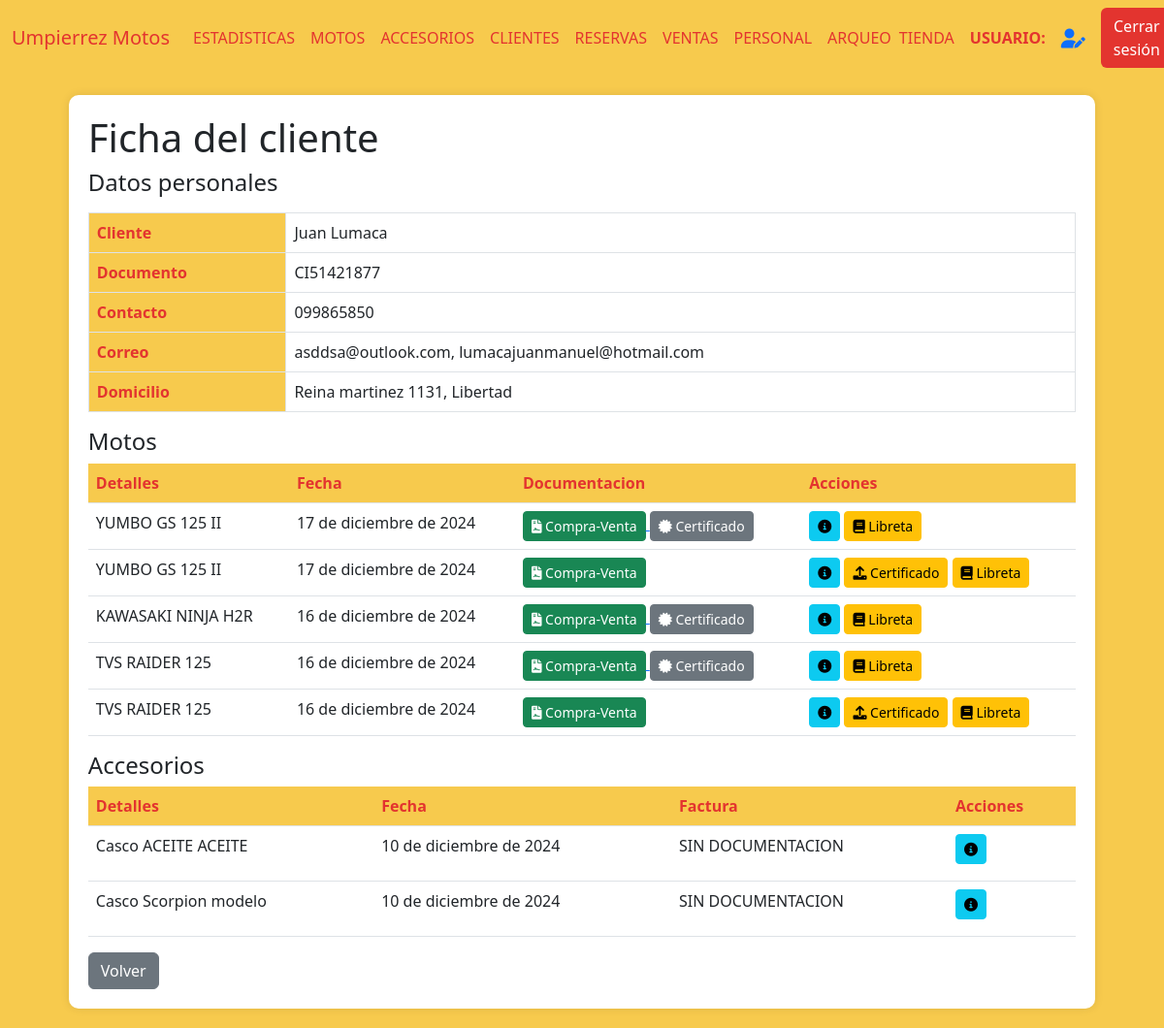
Page /cliente_ficha/9 (signed in) on the earlier database version.
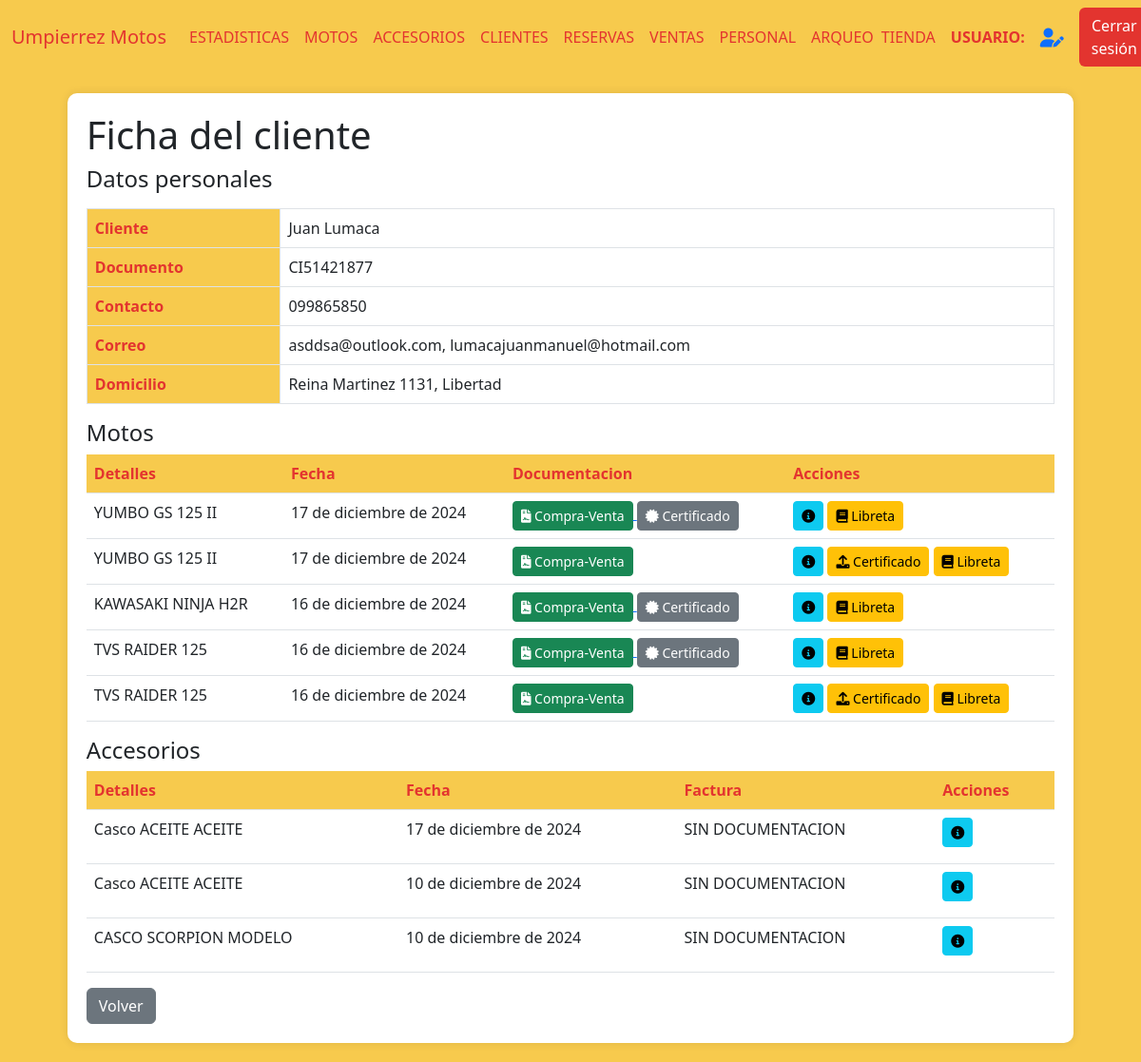
Same page on the later database version.
### AppUM/models.py (models this page shows)
class Cliente(models.Model):
    documento = models.CharField(max_length=20, unique=True)
    nombre = models.CharField(max_length=20)
    apellido  = models.CharField(max_length=20)
    fecha_nacimiento = models.DateField()
    ciudad = models.CharField(max_length=40)
    calle = models.CharField(max_length=40)
    numero = models.IntegerField()
    num_apartamento = models.IntegerField()

class ClienteTelefono(models.Model):
    cliente = models.ForeignKey(Cliente, related_name='cliente_telefono', on_delete=models.CASCADE, null=True)
    telefono = models.CharField(max_length=10,unique=True)
    principal = models.BooleanField(default=True)

class ClienteCorreo(models.Model):
    cliente = models.ForeignKey(Cliente, related_name='cliente_correo', on_delete=models.CASCADE, null=True)
    correo = models.CharField(max_length=100, unique=True)
    principal = models.BooleanField(default=True)

class ComprasVentas(models.Model):
    moto = models.ForeignKey(Moto, related_name='moto_cliente', on_delete=models.CASCADE)
    cliente = models.ForeignKey(Cliente, related_name='cliente_moto', on_delete=models.CASCADE)
    fecha_compra = models.DateField()
    fotocopia_libreta = models.ImageField(null=True, blank=True, upload_to="documentacion/libretas/")
    compra_venta = models.FileField(null=True, blank=True, upload_to="documentacion/compra_venta/")
    certificado_venta = models.FileField(null=True, blank=True, upload_to="documentacion/certificado_venta/")
    tipo = models.CharField(max_length=20)
    forma_de_pago = models.TextField(null=True, blank=True)
    class Meta:
        pass

class ClienteAccesorio(models.Model):
    accesorio = models.ForeignKey(Accesorio, related_name='accesorio_cliente', on_delete=models.CASCADE)
    cliente = models.ForeignKey(Cliente, related_name='cliente_cliente', on_delete=models.CASCADE)
    fecha_compra = models.DateField()
    factura = models.IntegerField(null=True)
    factura_rut = models.IntegerField(null=True)
    factura_documento = models.FileField(null=True, blank=True, upload_to="documentacion/facturas_accesorios/")

### AppUM/decorators.py (the view)
    def _wrapped_view(request, *args, **kwargs):
        user = request.user
        if user.is_authenticated:
            usuario_consulta = Personal.objects.filter(usuario=user.username).first()
            if usuario_consulta:
                if Administrativo.objects.filter(personal_ptr_id=usuario_consulta.id,activo=1).exists():
                    return view_func(request, *args, **kwargs)
                else:
                    raise PermissionDenied
            else:
                return view_func(request, *args, **kwargs)
        else:
            return redirect('Login')  # Redirigir al login si no está autenticado

### AppUM/functions.py (called while the page is built)
def funcion_paginas_varias(req,instancia_model):
    paginator = Paginator(instancia_model, 5)  # 5 motos por página
    page_number = req.GET.get('page')  # Obtiene el número de página desde la URL
    page_obj = paginator.get_page(page_number)
    return page_obj

### AppUM/templates/perfil_administrativo/cliente/detalles_cliente.html (shortened to what this page needs)
{% extends "perfil_administrativo/padre_perfil_administrativo.html" %}
{% load static %}
{% block contenidoQueCambia %}
<div class="table-container" id="clienteDetails">
    <h1>Ficha del cliente</h1>
    <h4>Datos personales</h4>
    <table class="table table-bordered">
        <tbody>
            <tr>
                <th scope="row">Cliente</th>
                <td>{{ cliente.nombre }} {{ cliente.apellido }}</td>
            </tr>
            <tr>
                <th scope="row">Documento</th>
                <td>{{ cliente.documento }}</td>
            </tr>
            <tr>
                <th scope="row">Contacto</th>
                <td>{{ tel1 }}{% if tel2 %}, {{ tel2 }}{% endif %}</td>
            </tr>
            <tr>
                <th scope="row">Correo</th>
                <td>{% if correo1 %}{{ correo1 }}{% if correo2 %}, {{ correo2 }}{% endif %} {% else %} El cliente no tiene correo {% endif %}</td>
            </tr>
            <tr>
                <th scope="row">Domicilio</th>
                <td>{{ cliente.calle }} {{ cliente.numero }}{% if cliente.num_apartamento != 0 %} Apto {{ cliente.num_apartamento }}, {% else %}, {% endif %} {{ cliente.ciudad }} </td>
            </tr>
        </tbody>
    </table>
    <h4>Motos</h4>
    <table class="table">
        <thead>
            <tr>
                <th scope="row">Detalles</th>
                <th scope="row">Fecha</th>
                <th scope="row">Documentacion</th>
                <th scope="row">Acciones</th>
            </tr>
        </thead>
        <tbody>
            {% if page_obj %}
                {% for item in page_obj %}
                    <tr>
                        <td>{{ item.moto.moto__marca }} {{ item.moto.moto__modelo }}</td>
                        <td>{{ item.moto.fecha_compra }}</td>
                        <td>
                            {% if item.libreta or item.compra_venta or item.certificado_venta %}
                                {% if item.compra_venta %}
                                    <a href="{{ item.compra_venta }}" target="_blank">
                                        <button class="btn btn-sm btn-success" title="Ver Documento de Compra-Venta">
                                            <i class="fas fa-file-contract"></i> Compra-Venta
                                        </button>
                                    </a>
                                {% endif %}
                                {% if item.certificado_venta %}
                                    <a href="{{ item.certificado_venta }}" target="_blank">
                                        <button class="btn btn-sm btn-secondary" title="Ver Certificado de Venta">
                                            <i class="fas fa-certificate"></i> Certificado
                                        </button>
                                    </a>
                                {% endif %}
                            {% else %}
                                <p>SIN DOCUMENTACION</p>
                            {% endif %}
                        </td>
                        <td>
                        <a href="{% url 'DetallesCuotas' item.moto.id %}"><button class="btn btn-sm btn-info"><i class="fas fa-info-circle"></i></button></a>
                        {% if not item.certificado_venta %}
                        <button class="btn btn-sm btn-warning" onclick="toggleFormulario('{{ forloop.counter }}')"><i class="fas fa-upload"></i> Certificado</button>
                        {% endif %}
                        {% if not item.libreta %}
                        <button class="btn btn-sm btn-warning" onclick="toggleLibreta('{{ forloop.counter }}')">
                            <i class="fas fa-book"></i> Libreta
                        </button>
                        {% endif %}
                        </td>
                    </tr>
                {% endfor %}
            {% else %}
                <tr>
                    <td colspan="9" class="text-center text-muted">
                        No hay registros de compras de motos.
                    </td>
                </tr>
            {% endif %}
        </tbody>
    </table>
    <h4>Accesorios</h4>
    <table class="table">
        <thead>
            <tr>
                <th scope="row">Detalles</th>
                <th scope="row">Fecha</th>
                <th scope="row">Factura</th>
                <th scope="row">Acciones</th>
            </tr>
        </thead>
        <tbody>
            {% if page_obj_accesorio %}
                {% for item in page_obj_accesorio %}
                <tr>
                    <td>{{ item.accesorio.accesorio__tipo }} {{ item.accesorio.accesorio__marca }} {{ item.accesorio.accesorio__modelo }}</td>
                    <td>{{ item.accesorio.fecha_compra }}</td>
                    <td>
                        {% if item.factura_documento %}
                        <a href="{{ item.factura_documento }}" target="_blank">
                            <button class="btn btn-sm btn-secondary" title="Ver Factura">
                                <i class="fas fa-certificate"></i> Factura
                            </button>
                        </a>
                        {% else %}
                        <p>SIN DOCUMENTACION</p>
                        {% endif %}
                    </td>
                    <td>
                        <a href="{% url 'DetallesCompraAccesorio' item.accesorio.id %}"><button class="btn btn-sm btn-info"><i class="fas fa-info-circle"></i></button></a>
                    </td>
                </tr>
                {% endfor %}
            {% else %}
                <tr>
                    <td colspan="9" class="text-center text-muted">
                        No hay registros de compras de accesorios.
                    </td>
                </tr>
            {% endif %}
        </tbody>
    </table>
    <a href="{% url 'Clientes' %}" class="btn btn-secondary">Volver</a>
</div>
{% endblock %}

### AppUM/templates/perfil_administrativo/padre_perfil_administrativo.html (shortened to what this page needs)
<!DOCTYPE html>
<html lang="es">
<head>
    {% load static %}
    <link href="https://cdn.jsdelivr.net/npm/bootstrap@5.3.0/dist/css/bootstrap.min.css" rel="stylesheet">
    <link href="https://cdnjs.cloudflare.com/ajax/libs/font-awesome/6.0.0/css/all.min.css" rel="stylesheet">
    <link href="{% static 'css/styles.css' %}" rel="stylesheet" />
</head>
<body>
    <nav class="navbar navbar-expand-lg navbar-custom">
        <div class="container-fluid">
            <a class="navbar-brand" href="#">Umpierrez Motos</a>
            <div class="collapse navbar-collapse" id="navbarNav">
                <ul class="navbar-nav me-auto mb-2 mb-lg-0">
                    <li class="nav-item {% if active_page == 'Estadisticas' %}active{% endif %}">
                        <a class="nav-link" href="{% url 'Estadisticas' %}" onclick="">ESTADISTICAS</a>
                    </li>
                    <li class="nav-item {% if active_page == 'Motos' %}active{% endif %}">
                        <a class="nav-link" href="{% url 'Motos' %}" onclick="">MOTOS</a>
                    </li>
                    <li class="nav-item">
                        <a class="nav-link" href="{% url 'Accesorios' %}" onclick="">ACCESORIOS</a>
                    </li>
                    <li class="nav-item">
                        <a class="nav-link" href="{% url 'Clientes' %}" onclick="">CLIENTES</a>
                    </li>
                    <li class="nav-item">
                        <a class="nav-link" href="{% url 'Reservas' %}" onclick="">RESERVAS</a>
                    </li>
                    <li class="nav-item">
                        <a class="nav-link" href="{% url 'Ventas' %}" onclick="">VENTAS</a>
                    </li>
                    <li class="nav-item">
                        <a class="nav-link" href="{% url 'Personal' %}" onclick="">PERSONAL</a>
                    </li>
                    <li class="nav-item">
                        <a class="nav-link" href="{% url 'Arqueos' %}" onclick="">ARQUEO</a>
                    </li>
                </ul>
                <div class="d-flex align-items-center">
                    <a href="{% url 'Tienda' %}" class="nav-link me-3">TIENDA</a>
                    <span class="navbar-text me-3">
                        <strong>USUARIO:</strong> {{ request.user.first_name }}
                    </span>
                    <a href="{% url 'EditarUsuario' %}" class="me-3" title="Editar Perfil">
                        <i class="fas fa-user-edit fa-lg"></i>
                    </a>
                    <a href="{% url 'CerrarSesion' %}">
                        <button class="btn btn-logout">Cerrar sesión</button>
                    </a>
                </div>
            </div>
        </div>
    </nav>
    <div class="container-fluid" id="content">
        {% block contenidoQueCambia %}
        {% endblock %}
    </div>
</body>
</html>

### AppUM/static/css/styles.css (style rules this page uses)
body { background-color: #f7ca4d; }
.navbar-custom { background-color: #f7ca4d; }
.navbar-brand, .nav-link, .navbar-text { color: #e3342f !important; }
.btn-logout { background-color: #e3342f; color: #fff; }
.table-container { background-color: #fff; border-radius: 10px; padding: 20px; box-shadow: 0px 0px 10px rgba(0, 0, 0, 0.1); margin: 20px auto; max-width: 90%; }
.table th { background-color: #f7ca4d; color: #e3342f; }

Differences in the rows shown:
changed Cliente "Juan": calle "Reina martinez" → "Reina Martinez"
added ClienteAccesorio: accesorio.accesorio__tipo "Casco", accesorio.accesorio__marca "ACEITE", accesorio.accesorio__modelo "ACEITE", accesorio.fecha_compra "17 de diciembre de 2024"
computed for ClienteAccesorio (number 3 of 3 on the later page): accesorio.accesorio__tipo "Casco" → "CASCO"; accesorio.accesorio__marca "Scorpion" → "SCORPION"; accesorio.accesorio__modelo "modelo" → "MODELO"
